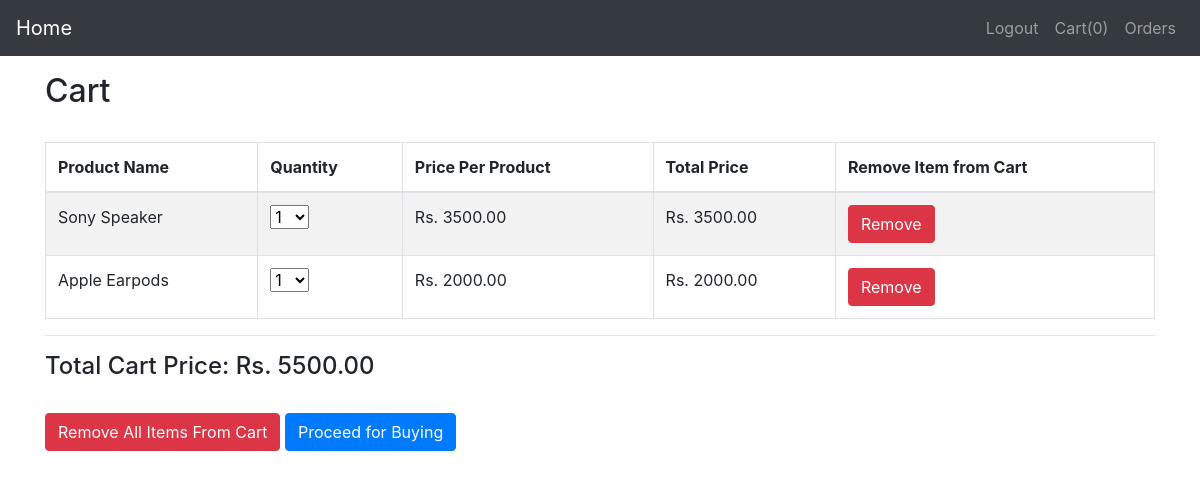
The app's page /cart/ (signed in) with its own data.
### store/models.py (models this page shows, shortened)
class Cart(models.Model):
    user = models.ForeignKey('User', on_delete=models.CASCADE, related_name='carts',null=True)
    product_id = models.CharField(max_length=128,default="")
    product_name = models.CharField(max_length=128, default="")
    quantity = models.IntegerField(default=1)
    product_price = models.DecimalField(decimal_places=2, max_digits=10)
    total_price = models.DecimalField(decimal_places=2, max_digits=10,null=True)
    created_at = models.DateTimeField(auto_now_add=True)
    class Meta:
        constraints = [
            UniqueConstraint(fields=['user', 'product_id'], name='unique_cart_item')
        ]

### store/views.py (the view)
# urls.py: path('cart/',cart_view),
def cart_view(request):
    cart_items = Cart.objects.filter(user_id=request.user.id)
    cart_numbers = [i for i in range(1,11)]
    user_address = cart_items[0].user.address if cart_items and cart_items[0].user.address else None
    user_phone_number = cart_items[0].user.phone_number if cart_items and cart_items[0].user.phone_number else None
    context = {
        'cart_items': cart_items,
        'cart_numbers': cart_numbers,
        'user_address': user_address,
        'user_phone_number':user_phone_number,
    }
    return render(request, "cart.html", context)

### store/templates/cart.html (shortened to what this page needs)
{% extends "index.html" %}
{% block body %}
{% if cart_items %}
<div class="container">
    <h2>Cart</h2>
    <br>
    <div class="table-responsive">
        <table class="table table-bordered table-striped table-hover" id="cart_table">
            <thead>
                <tr>
                    <th>Product Name</th>
                    <th>Quantity</th>
                    <th>Price Per Product</th>
                    <th>Total Price</th>
                    <th>Remove Item from Cart</th>
                </tr>
            </thead>
            <tbody>
                {% for cart_item in cart_items %}
                <tr id="row-{{ cart_item.product_id}}">
                    <td>{{ cart_item.product_name }}</td>
                    <td>
                        <select name="quantity" id="quantity-{{ cart_item.product_id }}"
                            onchange="calculateprice('{{ cart_item.product_id }}', '{{ cart_item.product_price }}')">
                            {% for number in cart_numbers %}
                            <option value="{{ number }}">{{ number }}</option>
                            {% endfor %}
                        </select>
                    </td>
                    <td id="product_price-{{ cart_item.product_id }}">Rs. {{ cart_item.product_price }}</td>
                    <td id="price_total-{{cart_item.product_id}}"></td>
                    <td><button class="btn btn-danger"
                            onclick="removeFromCart('{{ cart_item.product_id }}')">Remove</button></td>
                </tr>
                {% endfor %}
            </tbody>
        </table>
        <hr>
        <h4>Total Cart Price: Rs. <span id="total_cart_price"></span></h4>
        <br>
        <div class="buttons-container mb-4">
            <button class="btn btn-danger" onclick="removeAllFromCart()">Remove All Items From Cart</button>
            <button type="button" class="btn btn-primary" data-toggle="modal" data-target="#finalizecartitems">
                Proceed for Buying
            </button>
        </div>
    </div>
</div>
{% endif %}
{% endblock %}

### records on screen
Cart: product_name "Sony Speaker", quantity "1", product_price "3500.00"
Cart: product_name "Apple Earpods", quantity "1", product_price "2000.00"
